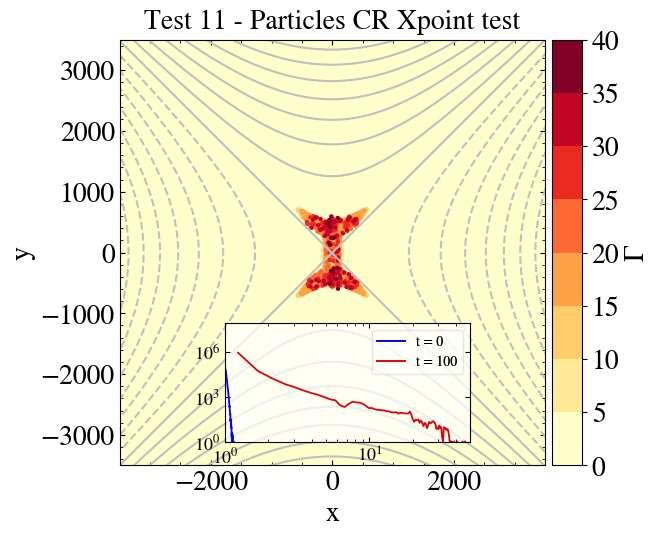

This chart was generated by the following Python code:
# Loading the relevant packages
import pyPLUTO as pp
import numpy as np
import os
import matplotlib.pyplot as plt

# Creating the path for the data directory
plutodir = os.environ['PLUTO_DIR']
wdir     = plutodir + '/Test_Problems/Particles/CR/Xpoint'

Df = pp.Load(path = wdir)
Dp = pp.LoadPart(path = wdir)
gl = (1 + Dp.vx1**2 + Dp.vx2**2 + Dp.vx3**2)**0.5

indx = np.argsort(gl)

#print(f"Particles found: {len(indx)}/{Dp.npart}")
I = pp.Image(figsize = [7,7], fontsize = 20)

I.contour(Df.Ax3, x1 = Df.x1, x2 = Df.x2, levels = 20, aspect = 'equal')
I.scatter(Dp.x1[indx], Dp.x2[indx], cpos = 'right',vmin = 0, vmax = 40,
          xrange = [-3500,3500], yrange = [-3500,3500],
          cmap = plt.get_cmap('YlOrRd',8), c = gl[indx], ms = 10)

ax = I.create_axes(left = 0.35, right = 0.7, bottom = 0.2, top = 0.4)

Dp = pp.LoadPart(0, path = wdir)
gl = (1 + Dp.vx1**2 + Dp.vx2**2 + Dp.vx3**2)**0.5
hist, bins = Dp.spectrum(gl, density = False)
I.plot(bins, hist, ax = 1, yscale = 'log', xscale = 'log', xrange = [1,50], yrange = [1,1.e8], label = "t = 0", fontsize = 15)
Dp = pp.LoadPart(100, path = wdir)
gl = (1 + Dp.vx1**2 + Dp.vx2**2 + Dp.vx3**2)**0.5
hist, bins = Dp.spectrum(gl, density = False)
I.plot(bins, hist, ax = 1, yscale = 'log', xscale = 'log', xrange = [1,50], yrange = [1,1.e8], label = "t = 100", legpos = 0, legsize = 13, legalpha = 0.25)
I.ax[1].patch.set_alpha(0.75)

I.savefig('test11_xpoint.png')
pp.show()
